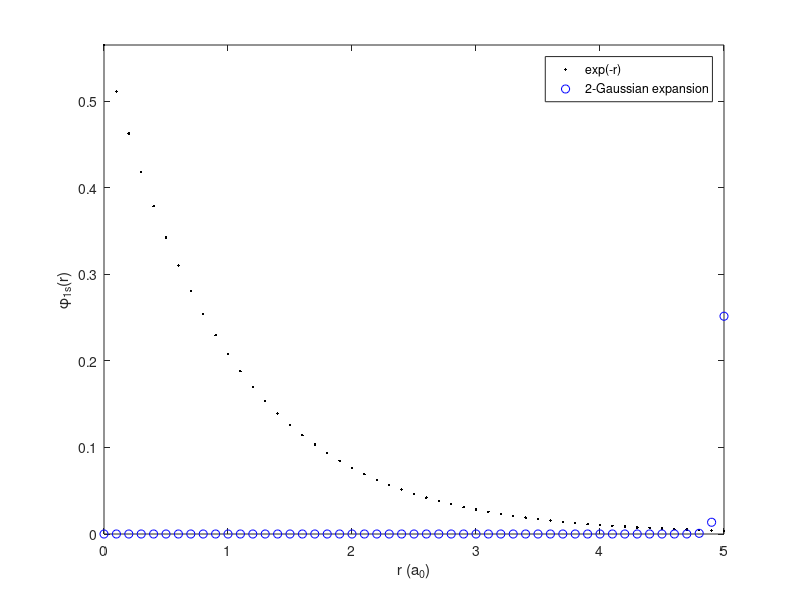

Write the MATLAB code that produced this figure.
%copyright by J. E Hasbun and T. Datta
%hydroGausGr0.m
%This script is set up for two gaussians.
%Program to find the ground state if Hydrogen based on expanding
%the ground state wavefunction with Gaussian orbitals
%(psi(r)=sum_i Ci*Gi(r)). The eigenvalue problem is
%[-(hbar^2/(2*m)) del^2 -ke^2/r]psi=E*psi. If we let r=rbar*a0 and
%E=Ebar*Eb, where a0=4pi*epsilon0*hbar^2/me^2 and
%Eb=2*hbar^2/(2m*a0^2)=1 Hartree (atomic units), the SE becomes
%[-del^2/2-1/r]psi=E*psi with E in units of Eb, and r in units of a0.
%The ground state <H>=<psi|H|psi>/<psi|psi> is calculated as
%<H>=sum(all of Ci*Hij*Cj)/sum (all Ci*Sij*Cj) or just multiply matrices
%once all matrix elements and overlaps have been found.
%Expected result is 1/2 a Hartree.
%Matlab's fminsearch minimizes the energy & optimizes the Gaussian
%exponents, as well the C's to have a total of 2*nG parameters to
%optimize, where nG is the number of Gaussians employed.

function hydroGausGr0
clear all
global Cg
e=1.602176487e-19;     %electronic charge
h=6.62606896e-34;      %Planck'constant (J.s)
eps0=8.854187817e-12;  %Permittivity of free space (C^2/N/m^2)
k=1/4./pi/eps0;        %Electrical constant (N.m^2/C^2)
hbar=h/2./pi;          %hbar
me=9.10938215e-31;     %electron mass (kg)
a0=hbar^2/me/e^2/k;    %Bohr radius (m)
Eb=2*hbar^2/(2*me*a0^2);
%The Gaussian exponents guesses (play with them)
%A way to guess them is to fit the Hydrogen ground state also.
alphaG(1)=1.7792e-001;
alphaG(2)=1.9701e+000;
nG=length(alphaG);
Cg(1:nG)=1/nG;         %starting guesses for the C's as similar weights
%Put the alphas into half of ParsG and the C's in the other half
ParsG=zeros(1,2*nG);   %declare the ParsG array size
ParsG(1:nG)=alphaG(1:nG);
ParsG(nG+1:2*nG)=Cg(1:nG);
%
opts =optimset('TolFun',1e-10,'TolX',1.e-10,'MaxIter',800);
[ParsF,Ene,Eflag,Output]=fminsearch(@EneGroundFind2,ParsG,opts);
disp('Results')
fprintf('Energy=%9.6f (Hartree) or %9.6f (eV)\n',Ene,Ene*Eb/e)
disp('The alphas:')
fprintf('alpha_Guess=['), fprintf('%9.4e, ',alphaG), disp(']') %the guesses
fprintf('alpha_final=['), fprintf('%9.4e, ',ParsF(1:nG)), disp(']')  %the final ones
disp('The C''s:')
fprintf('C_Guess=['), fprintf('%9.4e, ',Cg), disp(']') %the guesses
fprintf('C_final=['), fprintf('%9.4e, ',ParsF(nG+1:end)), disp(']')  %the final ones
fprintf('iterations=%4i\n',Output.iterations)
%disp(Output.message)
%
%Plot the wave function expansion for the Ground state
%The ground state is psi(x)=exp(-x)=sum_over_n (C_n*Gaussian_PSI_n(x))
x=0:0.1:5;
[ana,numG,Error]=WaveG(x,ParsF(1:nG),ParsF(nG+1:end));
fprintf('Estimate of the wavefunction error=%12.6f\n',Error)
plot(x,ana,'k.')
hold on
plot(x,numG,'bo')
hold off
xlabel('r (a_0)')
ylabel('\phi_{1s}(r)')
str=cat(2,num2str(nG),'-Gaussian expansion');
legend('exp(-r)',str)
axis([0 max(x) 0 max(max(numG),max(ana))])

function [ana,numG,Error]=WaveG(x,alpha,Coef)
nG=length(alpha);
ana=exp(-x);
for i=1:length(x)
  numG(i)=0;
  for j=1:nG
    numG(i)=Coef(j)*exp(-alpha(j)*x(i)^2)+numG(i); %Gaussian expansion
  end
end
%Normalization
%Using N^2*4*pi*IntegralOf(r^2 * psi^2 dr), then
%N=1/sqrt(4*pi*IntegralOf(r^2 * psi^2 dr))
dx=(max(x)-min(x))/(length(x)-1);
Cana=1.0/sqrt(dx*trapz(x.^2.*abs(ana).^2))/2/sqrt(pi); %Ground state Norm const
ana=ana*Cana;
CNG=1.0/sqrt(dx*trapz(x.^2.*abs(numG).^2))/2/sqrt(pi); %Gaussian Norm const
numG=numG*CNG;
Error=sqrt(sum(abs((ana-numG).^2)))/length(ana);

function EG=EneGroundFind2(pars)
%1st half of pars are the alphas, 2nd half  are the C's
nG=length(pars)/2;
Over=OverMatrix(pars(1:nG));        %Gaussian Overlap S matrix elements
Dels=DelsMatrix(pars(1:nG));        %-Del^2/2 Gaussian matrix elements
Orints=OrintsMatrix(pars(1:nG));    %1/r Gaussian matrix elements
HM=(Dels+Orints);                   %The total hamiltonian matrix
%easiest to do matrix products: (vector)*Hmatrix*(vector)'
hS=pars(nG+1:2*nG)*HM*pars(nG+1:2*nG)';
OS=pars(nG+1:2*nG)*Over*pars(nG+1:2*nG)';
EG=hS/OS;                           %ground state energy

function SM=OverMatrix(par)
%Gaussians overlap integrals
%See J. M. Thijssen' "computational Physics", chapter 3 (H atom case)
nG=length(par);
for i=1:nG
  for j=i:nG
    SM(i,j)=(pi/(par(i)+par(j)))^1.5;
    SM(j,i)=SM(i,j); %Hermitian
  end
end

function DM=DelsMatrix(par)
%Gaussian integrals for the -Del^2/2 term
%%See J. M. Thijssen' "computational Physics", chapter 3 (H atom case)
nG=length(par);
for i=1:nG
  for j=i:nG
    DM(i,j)=3.*par(i)*par(j)*pi^1.5/(par(i)+par(j))^(5./2.);
    DM(j,i)=DM(i,j); %Hermitian
  end
end

function OM=OrintsMatrix(par)
%Performs the Gaussian integrals for the -1/r term
%%See J. M. Thijssen' "computational Physics", chapter 3 (H atom case)
nG=length(par);
for i=1:nG
  for j=i:nG
    OM(i,j)=-2*pi/(par(i)+par(j));
    OM(j,i)=OM(i,j); %Hermitian
  end
end
